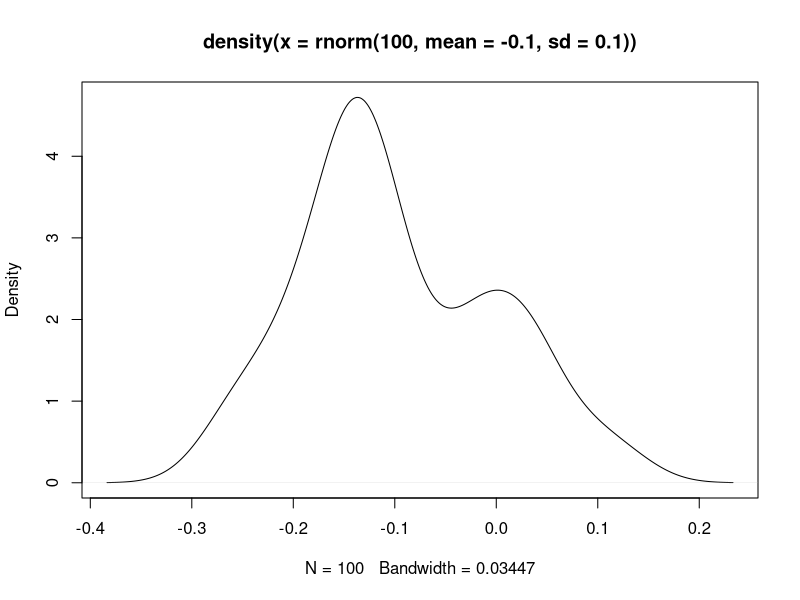
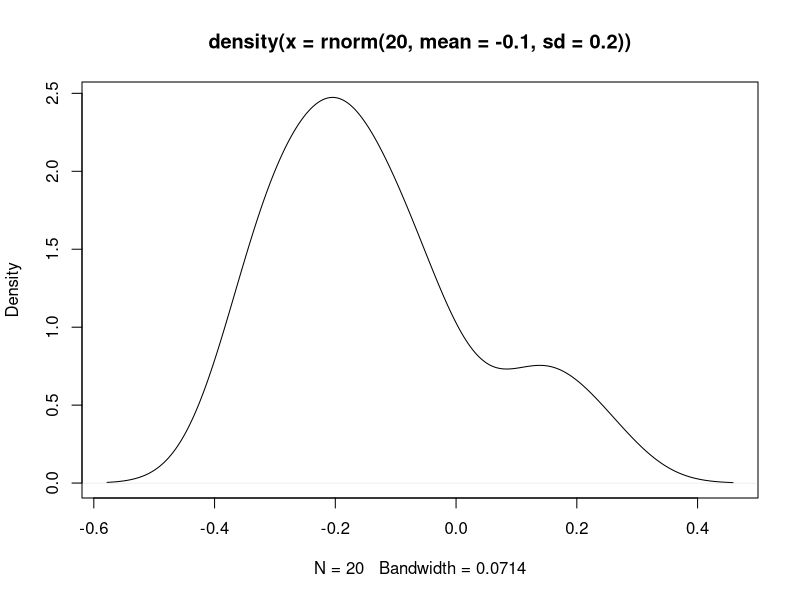
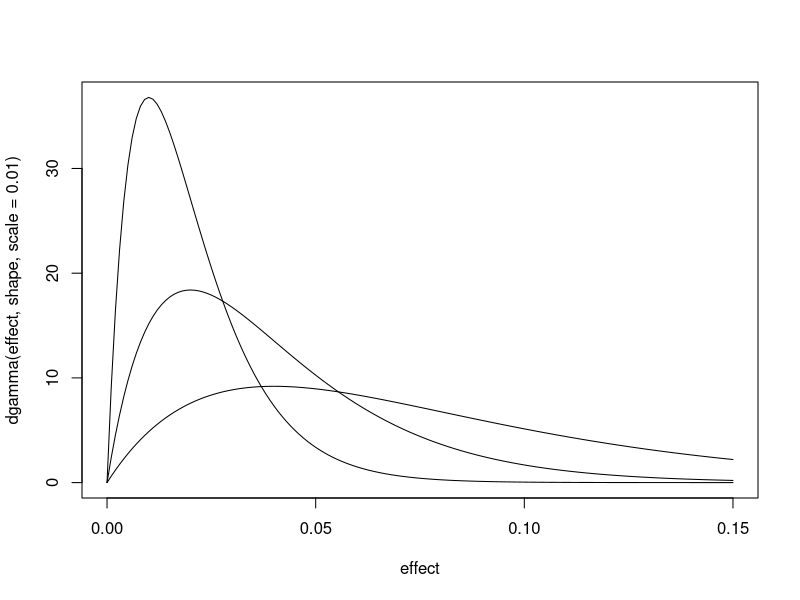
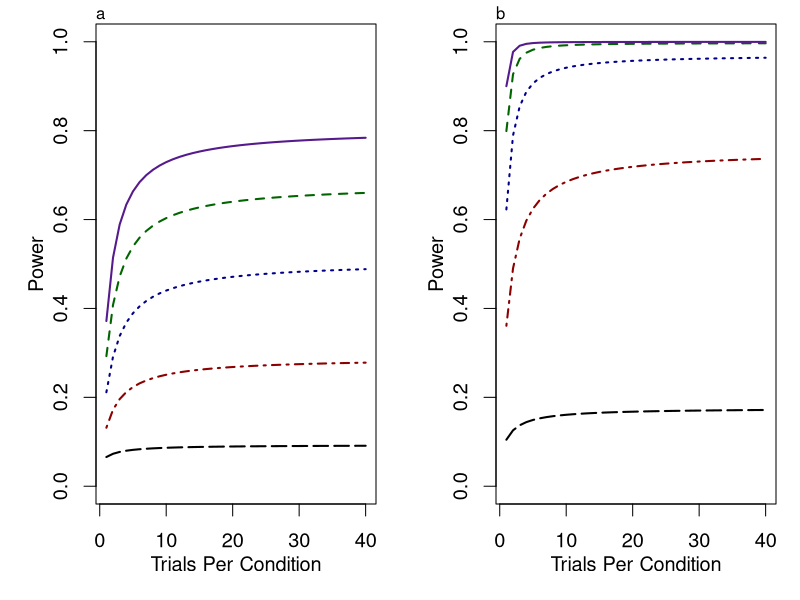
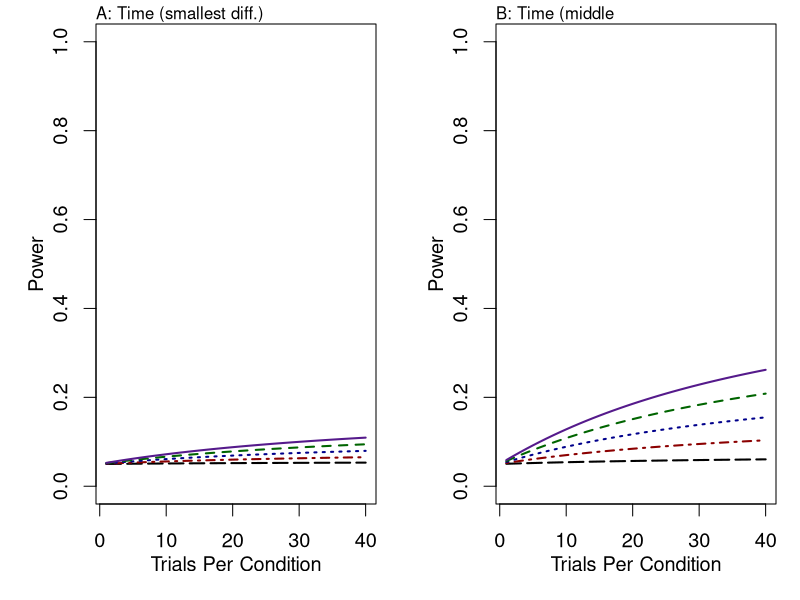
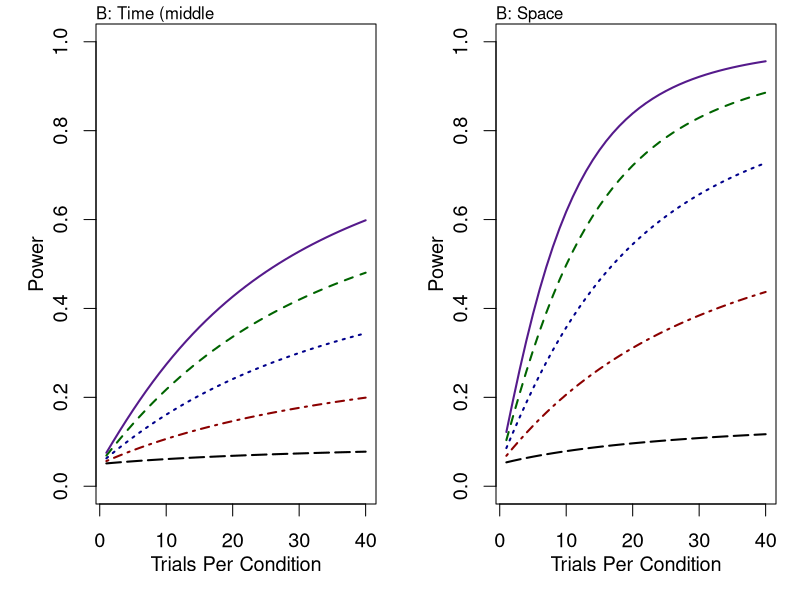
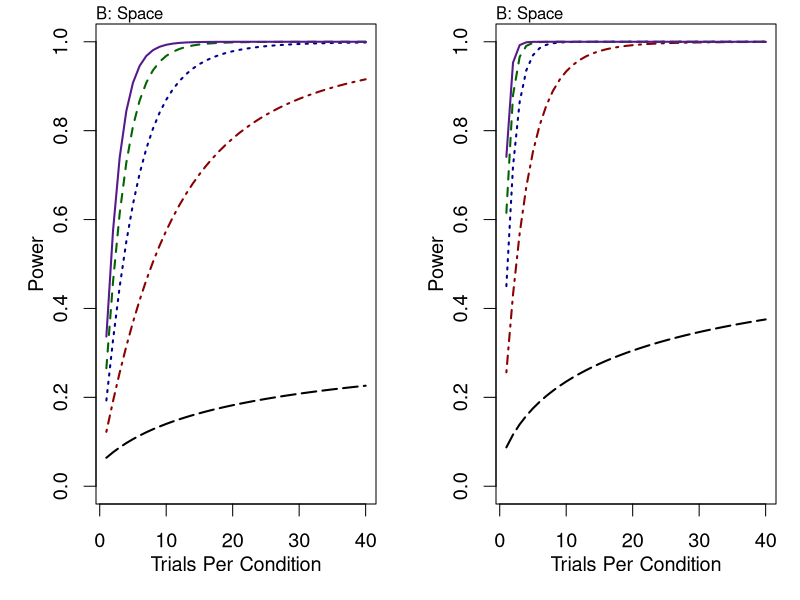

The R script that drew these images, in order:
mcol=c('black','darkred','darkblue','darkgreen','purple4')
mlty=5:1

I=c(1,2,3,4,5) #number of participants

ncp=seq(0,4,.01)

cut=qt(.95,I-1) #alpha level, qt = quantile function

pow=function(I,ncp) {
  cut=qt(.95,I-1)
  pt(lower.tail=F,cut,I-1,ncp)+pt(-cut,I-1,ncp) #pt = distribution function
}

b=outer(I,ncp,pow)

#pdf('power-v-ncp.pdf',width=5,height=5)
#par(mar=c(4,4,1,1),cex=1.2,mgp=c(2,1,0))
#matplot(ncp,t(b),typ='l',lty=mlty,col=mcol,ylim=c(0,1),ylab='Power',xlab="Noncentrality",lwd=2)
#legend(0,1,title="# of People",legend=I,lwd=2,col=mcol,lty=mlty)
#dev.off()

myncp=function(I,K,s2,nu,delta) {
  a=nu^2*I*K/(K*delta+2*s2)
  sqrt(a)
}





#s2 is intra-subject variability
#delta is inter-subject variability
#nu is effect size


myPower=function(I,K,s2,nu,delta)
{
  ncp=sqrt(nu^2*I*K/(K*delta+2*s2))
  cut=qt(.975,I-1)
  return(pt(lower.tail=F,cut,I-1,ncp)+pt(-cut,I-1,ncp))	
}

myPanel=function(s2,nu,delta)
{
  b=outer(I,K,myPower,s2=s2,nu=nu,delta=delta)
  matplot(K,t(b),typ='l',lty=mlty,lwd=2,col=mcol,ylim=c(0,1),ylab="Power",xlab="Trials Per Condition")
  K0=1000/I
  pow0=myPower(I,K0,s2,nu,delta)
  #lines(K0,pow0,lty=2)
  points(K0,pow0,col=mcol,pch=19,cex=1.3)
  return(pow0)
}


#aux <- expand.grid(Participants = I, Observations = K, Intra_Subject_Variability = c(0.1^2,0.3^2),Inter_Subject_Variability = c(0.01^2,0.05^2), Effect_Size = c(0.05,0.1))
#
#aux$Power <- myPower(aux$Participants,aux$Observations,aux$Intra_Subject_Variability,aux$Inter_Subject_Variability,aux$Effect_Size)
#
#ggplot(aux,aes(Observations,Power)) +
#  geom_line()

I=c(2,4,6,8,10) #participants
K=1:40 #observations per participant
s2 = 0.15 #s2 is intra-subject variability
delta = 0.15 #delta is inter-subject variability
nu = 0.15 #nu is effect size: different

pdf('tradeoffVerySmall.pdf',width=10,height=5)
par(mfrow=c(1,2),mar=c(4,4,1,1),cex=1.2,mgp=c(2,1,0))

myPanel(s2^2,nu,delta^2) #case one
mtext(side=3,adj=0,cex=1,"a") #: small effect (0.02); var(intra)/var(inter) = 6

myPanel(s2^2,nu*2,delta^2) #case two
mtext(side=3,adj=0,cex=1,"b") #: small effect (diff of 0.1); var(intra)/var(inter) = 6"

par(xpd=T)
legend(70,0.5,title="# of People",legend=I,lwd=2,col=mcol,lty=mlty,bg="white")
dev.off()


pdf('tradeoffSmall.pdf',width=10,height=5)
par(mfrow=c(1,2),mar=c(4,4,1,1),cex=1.2,mgp=c(2,1,0))

myPanel(s2=.2^2,nu=.015,delta=0.04^2) #case one
mtext(side=3,adj=0,cex=1,"A: Time (smallest diff.)")

myPanel(s2=.2^2,nu=.028,delta=0.04^2) #case one
mtext(side=3,adj=0,cex=1,"B: Time (middle")

myPanel(s2=.2^2,nu=.047,delta=0.04^2) #case one
mtext(side=3,adj=0,cex=1,"B: Time (middle")



myPanel(s2=.5^2,nu=0.1963,delta=0.1^2) #case two
mtext(side=3,adj=0,cex=1,"B: Space")

myPanel(s2=.5^2,nu=0.3884,delta=0.1^2) #case two
mtext(side=3,adj=0,cex=1,"B: Space")

myPanel(s2=.5^2,nu=0.6613,delta=0.1^2) #case two
mtext(side=3,adj=0,cex=1,"B: Space")



par(xpd=T)
legend(75,1.1,title="# of People",legend=I,lwd=2,col=mcol,lty=mlty,bg="white")
dev.off()

######
?mtext
###distributions of responses for values chosen above (assuming they're normally distributed)
plot(density(rnorm(100,mean = -0.1, sd = 0.1))) #variability within one subject
plot(density(rnorm(20,mean = -0.1, sd = 0.2))) #variability across subjects (comparing means per subject)




effect=seq(0,.15,.001)
shape=2
plot(effect,dgamma(effect,shape,scale=.010),typ='l')
lines(effect,dgamma(effect,shape,scale=.020))
lines(effect,dgamma(effect,shape,scale=.040))
?dgamma
sd=sqrt(2)*c(.01,.02,.04)



sd(rnorm(1000,1,0.1) - rnorm(1000,0.98,0.1))

